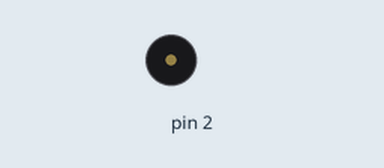
This program was run on a simulated Arduino Pro Mini, built with avr-gcc and run on an emulated ATmega328P. Shown: buzzer (waves = sounding). What the program prints to the serial monitor is not drawn.

Above: at 0.3 s.
Timing chart, 0 to 1.8 s (numbered marks = the images above):
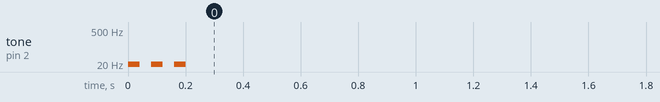

The program:

main.cpp
```cpp
#include <SoftwareSerial.h>
#include "../lib/speaker.h"

SoftwareSpeaker speaker(2);

void setup()
{
  speaker.module_initional();
  Serial.begin(115200);  // Скорость порта для связи Arduino с компьютером
  Serial.println("This is a simple speaker project!");
}

void loop()
{

}
```

speaker.cpp
```cpp
/* ========================================================================= */
#include "../lib/speaker.h"
/* ========================================================================= */
void SoftwareSpeaker::speaker_voice(int time, int iteration, int frequency)
{
  for(int i = 5; i <= 5 * iteration; i+=5)
  {
    if (frequency)
      tone(this->_pin, frequency);
    else
      tone(this->_pin, i);

    delay(time);
    noTone(this->_pin);
    delay(time);
  }
}
/* ========================================================================= */
SoftwareSpeaker::SoftwareSpeaker(short pin)
{
  this->_pin = pin;
  pinMode(this->_pin, OUTPUT);
}
/* ========================================================================= */
void SoftwareSpeaker::module_initional()
{
  this->speaker_voice(40, 3, 0);
}
/* ========================================================================= */
```
